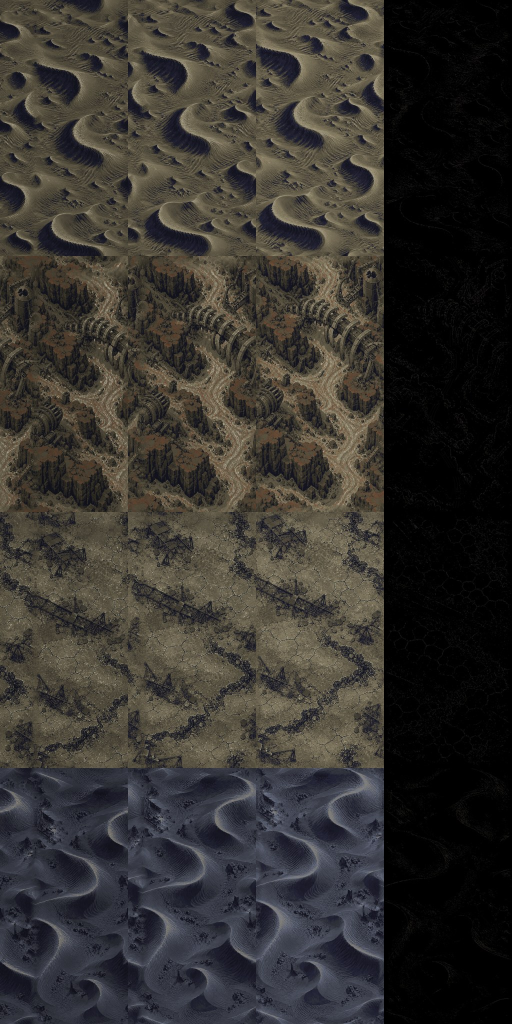
#> input picture Pause/Assets/Art/Boulders~/Desert/src~/ref_variants.jpg, 1024 x 2048 px, given in place of mid.png, which was not available (shown at 1/2 size); the run also reads 1 picture not shown here
$ python ground_masks.py '../../../../../Boulders~/Desert/src~'
#> lines starting #> are read from the running program, lines starting #| are printed output that depends on the picture; after the words box and inside, x2 and y2 are one past the last pixel; in counts of white or black regions, pixels touching at a corner belong together; pictures that were not available may be replaced by others from this repository, and a replacement may not be noted
#!/usr/bin/env python3
"""Affinity masks for the Storm ground tiles (GroundPlacement / GroundMask).

A gas giant has no surface: the whole tile is cloud sea. 'O' (open, calm cloud: platforms, masts and
refineries float here) is the default; 'C' (dense churning thunderhead: only the anvil towers rise from
it) marks the brightest, most textured cloud crests, ranked by percentile per variant. Grid 32 x 64
(32 px cells, row 0 = the TOP of the image), written to <dir>/v<N>/mask.txt.

    python3 ground_masks.py <Resources/Worlds/Storm/Backdrop3 (holds v1..v4)>
"""
import sys, os
import numpy as np
from PIL import Image

CELL = 32          # v4 tiles are 1024x2048: the same 32 x 64 grid as before
CSHARE = {1: .10, 2: .30, 3: .12, 4: .18}

def blur(a, r):
    a = np.concatenate([a[-r:], a, a[:r]], 0)
    c = np.cumsum(np.pad(a, ((1, 0), (0, 0))), 0)
    a = (c[2 * r + 1:] - c[:-2 * r - 1]) / (2 * r + 1)
    a = np.pad(a, ((0, 0), (r, r)), mode='edge')
    c = np.cumsum(np.pad(a, ((0, 0), (1, 0))), 1)
    return (c[:, 2 * r + 1:] - c[:, :-2 * r - 1]) / (2 * r + 1)

def main(root):
#> called with root = '../../../../../Boulders~/Desert/src~'
    for v in (1, 2, 3, 4):
        im = np.asarray(Image.open(os.path.join(root, 'v%d' % v, 'mid.png')).convert('RGB')).astype(float) / 255
        lum = im @ np.array([.299, .587, .114])
        gx = np.abs(np.diff(lum, axis=1, append=lum[:, -1:])); gy = np.abs(np.roll(lum, -1, 0) - lum)
        score = blur(lum, 20) + 6 * blur(gx + gy, 20)
#> in blur, `c = np.cumsum(np.pad(a, ((0, 0), (1, 0))), 1)`:
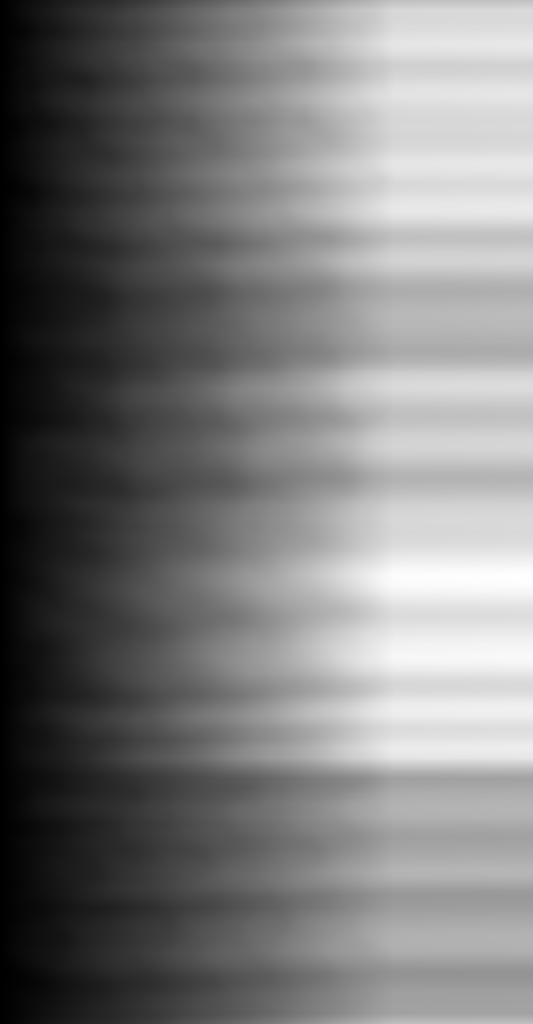
#> c: shape (2048, 1065) float64 (shown at 1/2 size); min 0, max 263.6, mean 127.6; drawn with min black and max white
#> call 2 of blur, with r = 20
#> in blur (call 2), `c = np.cumsum(np.pad(a, ((1, 0), (0, 0))), 0)`:
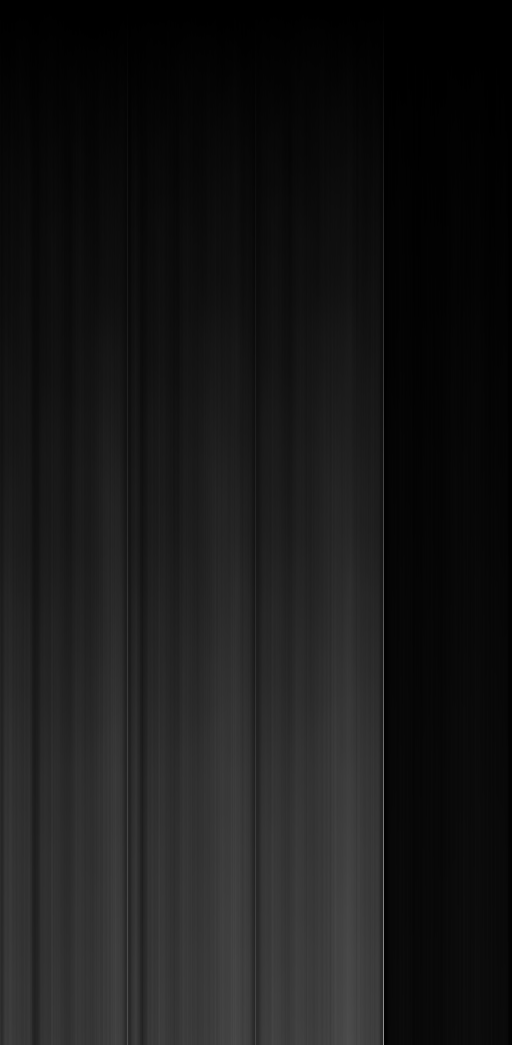
#> c: shape (2089, 1024) float64 (shown at 1/2 size); min 0, max 648.5, mean 61.7; drawn with min black and max white
#> in blur (call 2), `a = np.pad(a, ((0, 0), (r, r)), mode='edge')`:
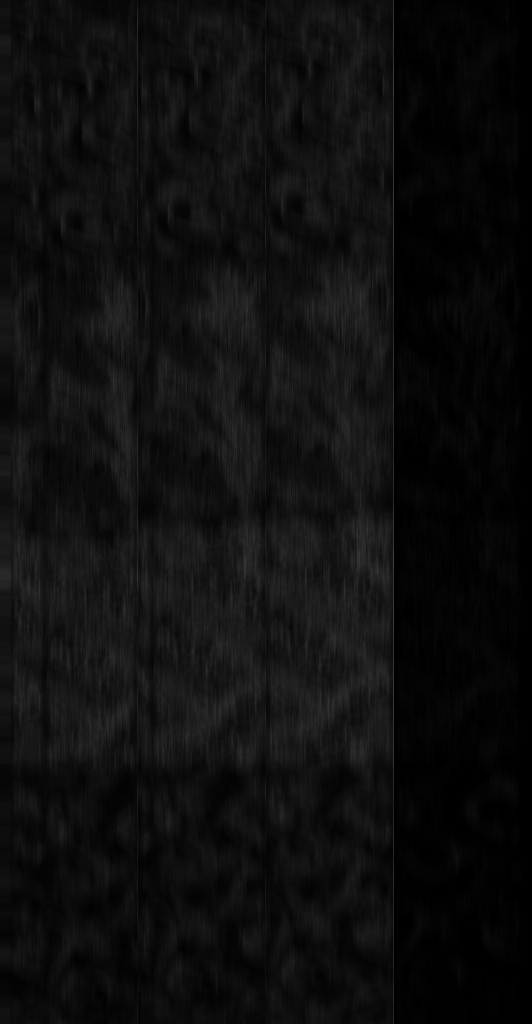
#> a: shape (2048, 1064) float64 (shown at 1/2 size); min 0, max 0.446, mean 0.0569
#> in blur (call 2), `c = np.cumsum(np.pad(a, ((0, 0), (1, 0))), 1)`:
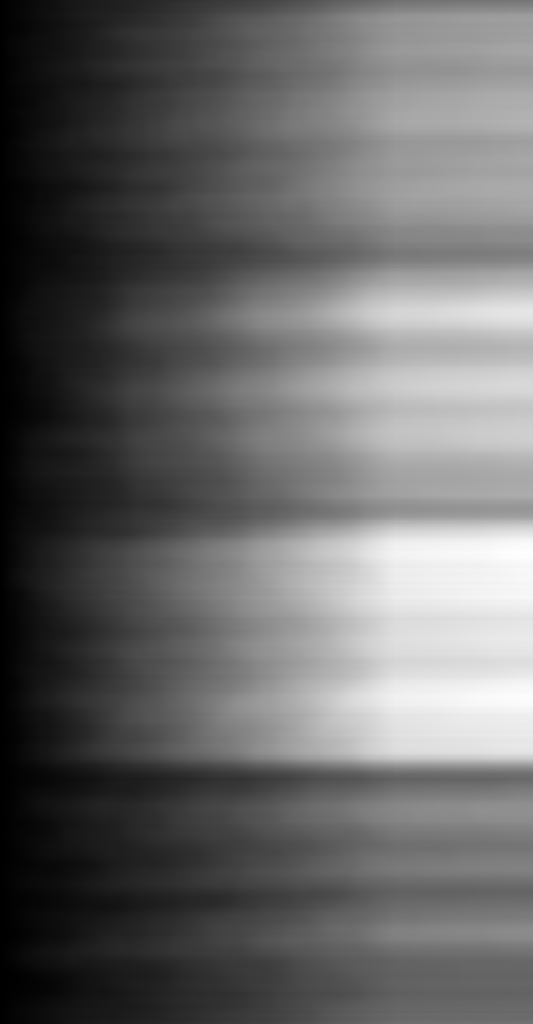
#> c: shape (2048, 1065) float64 (shown at 1/2 size); min 0, max 88.11, mean 35.5; drawn with min black and max white
#> in blur (call 2), `return (c[:, 2 * r + 1:] - c[:, :-2 * r - 1]) / (2 * r + 1)`:
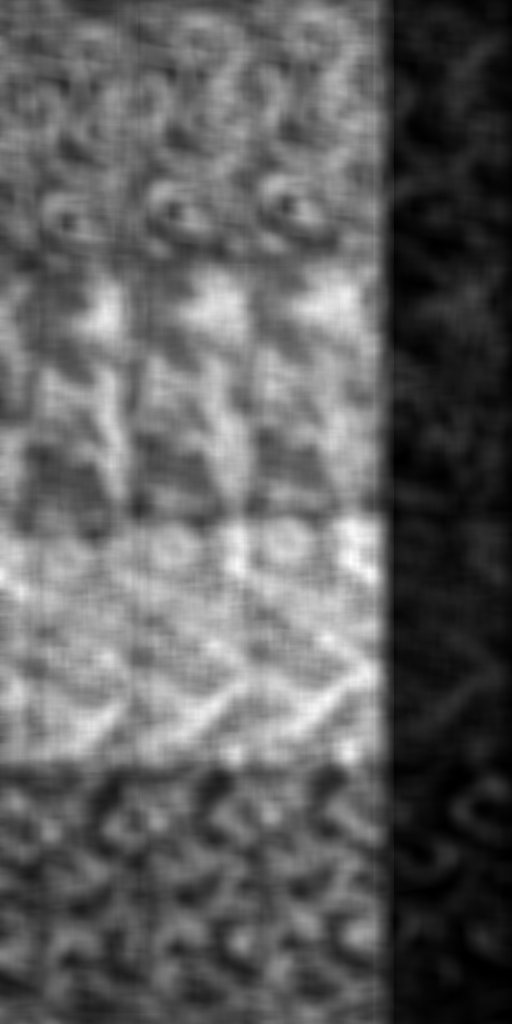
#> returned value: shape (2048, 1024) float64 (shown at 1/2 size); min 0, max 0.154, mean 0.0578; drawn with min black and max white
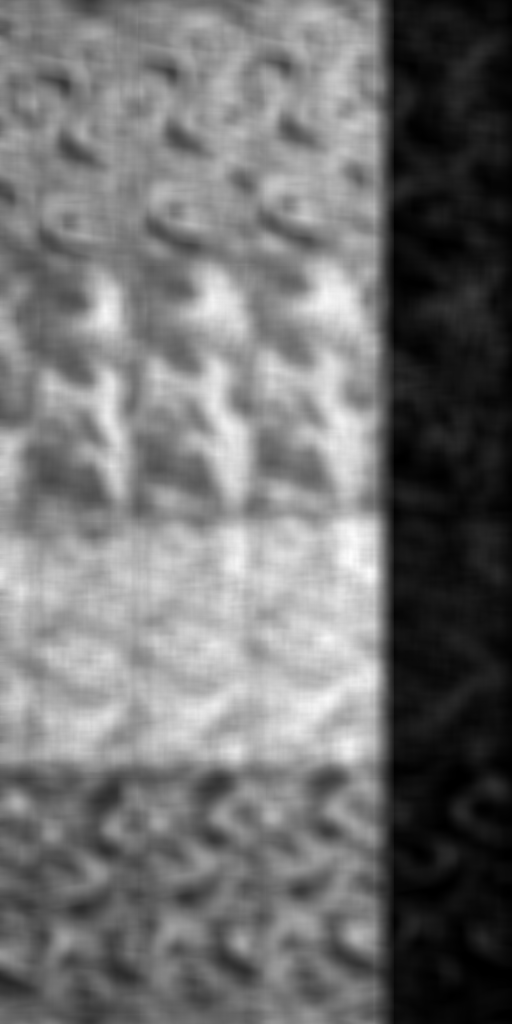
#> score: shape (2048, 1024) float64 (shown at 1/2 size); min 0, max 1.24, mean 0.547; drawn with min black and max white
        thr = np.quantile(score, 1 - CSHARE[v])
#> thr = 0.931
        H, W = lum.shape
#> H = 2048; W = 1024
        gh, gw = H // CELL, W // CELL
#> gh = 64; gw = 32
        cell = (score >= thr).reshape(gh, CELL, gw, CELL).mean((1, 3)) > .5
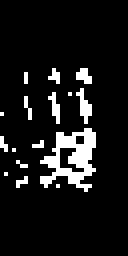
#> cell: shape (64, 32) bool (shown 4 times larger); 9.3% white in thin lines or dots, all inside (x1, y1, x2, y2) = (0, 17, 24, 48)
        rows = [''.join('C' if cell[y, x] else 'O' for x in range(gw)) for y in range(gh)]
        open(os.path.join(root, 'v%d' % v, 'mask.txt'), 'w').write('\n'.join(rows) + '\n')
        print('v%d: C share %.2f' % (v, cell.mean()))
#| v1: C share 0.09

if __name__ == '__main__':
#> (the run stopped early here; a loop or call above may not have finished)
